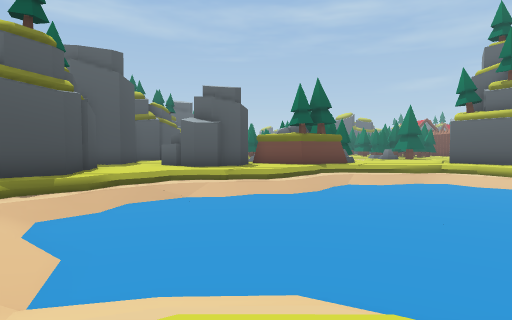
View 1 (above)

16 first-person views from a walk through a scene from a Unity 3-D project. The camera is 1.3 m above the floor, tilts 2° down and sees 75° across. The floor is counted in squares, 2 m on a side. Each view is taken from the middle of a square. On the plan, view 1 faces up. The plan holds only what a view shows up to about 10 squares ahead; the rest is blank. The place goes on beyond the plan. The player is left out.

View 2
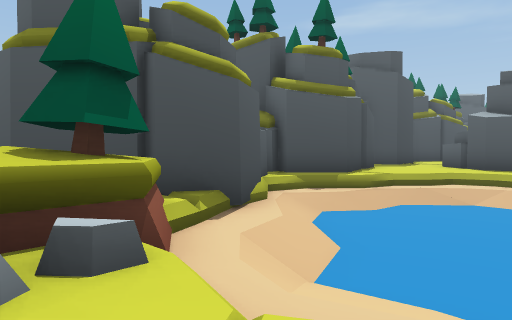

View 3
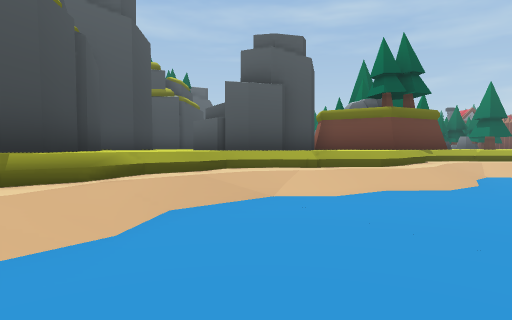

View 4
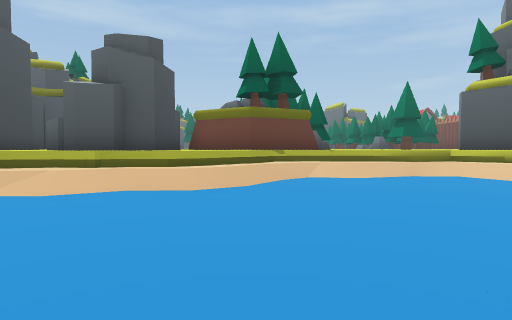

View 5
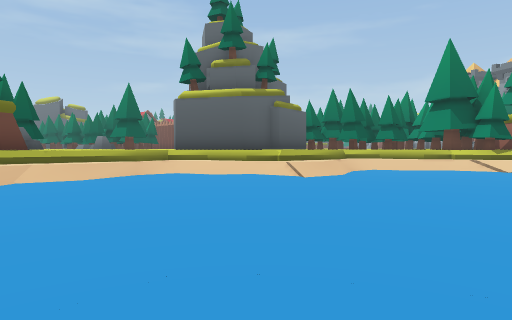

View 6
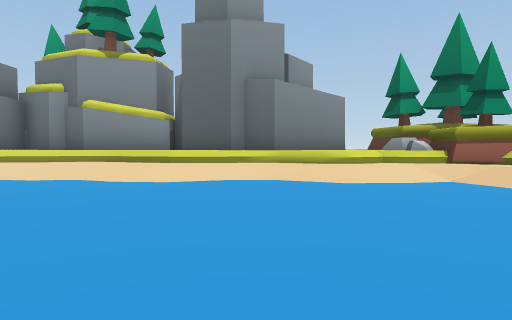

View 7
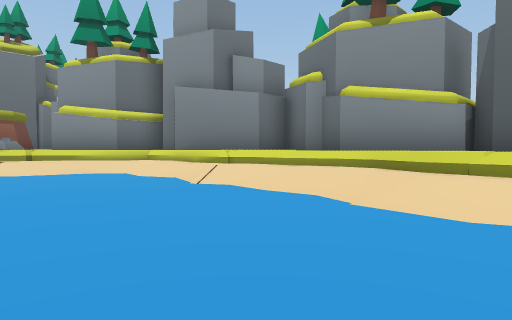

View 8
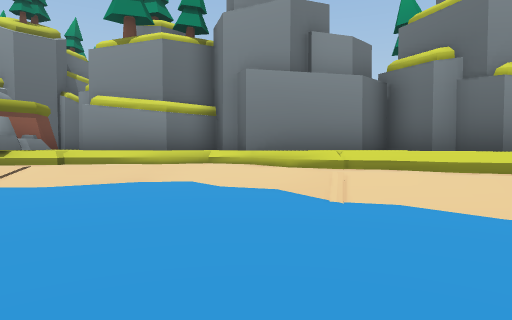

View 9
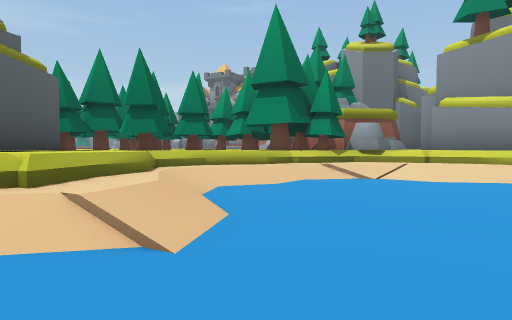

View 10
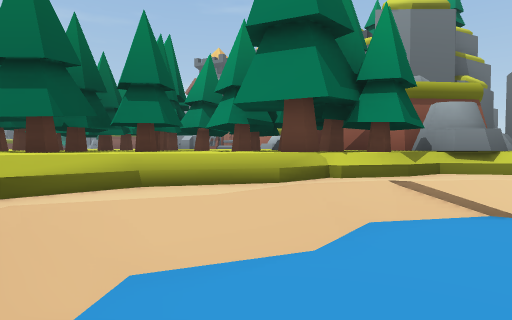

View 11
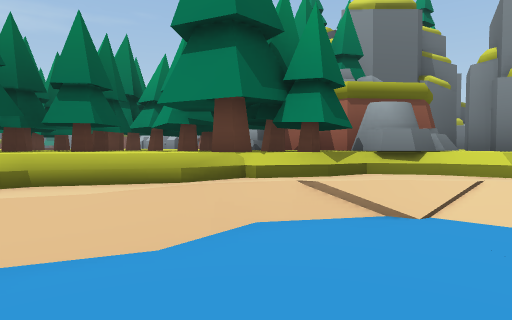

View 12
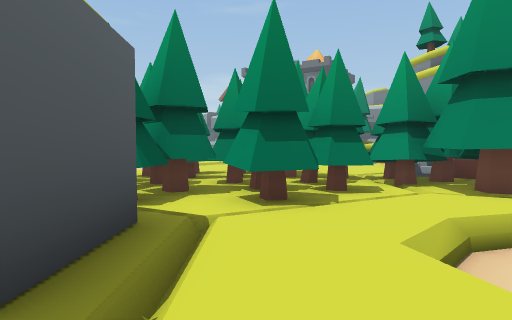

View 13
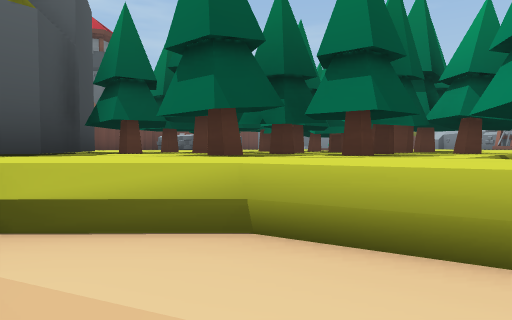

View 14
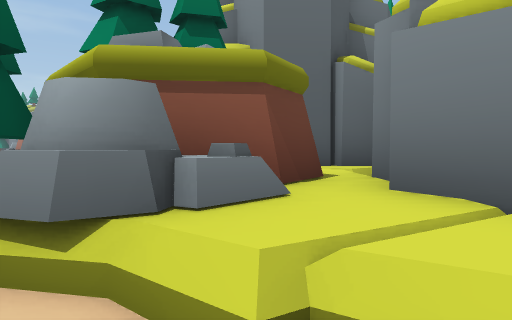

View 15
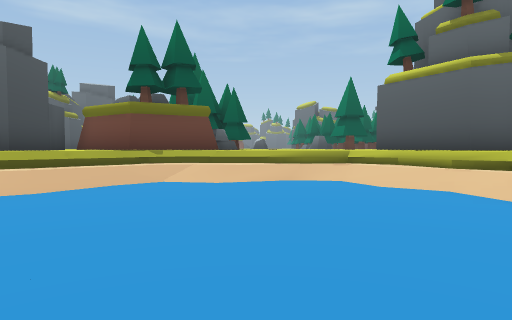

View 16
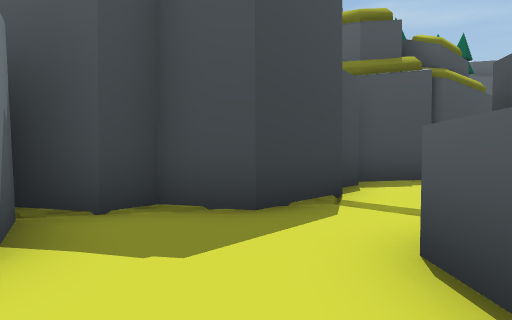

### Floor plan
Key: @ floor where view 1 was taken; # wall or solid block; . main floor; : floor 0.75 m higher than the main floor; + floor 1.25 m higher than the main floor; / step, stairs or slope; = window, fence, low wall or low ledge; O other object.
Columns run from 8 left of view 1 to 20 right of it. Each row starts with its distance up from view 1.
 14  ##++  # OOOO   ###  ##OO O+
 13  #+++###+++////=+/#  #OOOOOO
 12 ##++++# ++//////=+####OOOOOO
 11  ##++++ +//....//+++++OOOOOO
 10   ##++/////.....////=+/OOOOO
  9    #+////......./////=+++O+++
  8   ##//..............//+#OO+++
  7   #+//.............../OOOOO
  6   #//................/:OO# O
  5   ##/................/:OO# O
  4    #//...............//OO#O
  3    ##//............./:#OOO+#
  2   ##O////////////////+OOO###
  1   #OOO//+=/=/////////+OOO
  0     OOO+@###++++++####OO
 -1     OO  #  ##  O#+#
 -2             #OOO###
 -3              OOO
 -4              OO

Positions as (right, up) in squares from view 1, and headings:
1: (0, 0), facing up
2: (0, 0), facing up-left
3: (-2, 4), facing up
4: (2, 4), facing up
5: (2, 4), facing up-right
6: (2, 9), facing down
7: (3, 6), facing down-right
8: (6, 6), facing down-right
9: (6, 8), facing right
10: (10, 8), facing right
11: (10, 7), facing right
12: (10, 11), facing right
13: (12, 8), facing up-right
14: (13, 4), facing right
15: (5, 5), facing up
16: (-3, 11), facing up-left
